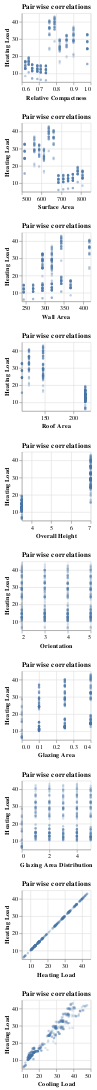

This figure's notebook cell:
### Code cell
# pairwsie scatter plots

scatters1 = alt.Chart(train_df,
                    title = 'Pairwise correlations').mark_point(opacity = 0.2,
                                       size = 5).encode(
    alt.X (alt.repeat("row"),
           type = 'quantitative',
           scale = alt.Scale(zero = False)),
    alt.Y('Heating Load',
          scale = alt.Scale(zero = False))
).properties(
    width = 120,
    height =120
).repeat(
    row = column_list
)
# Show the plot
scatters1

### Figure 1 — Vega-Lite specification as saved in the notebook (floating-point values rounded to 4 significant figures; data arrays with more than 128 entries replaced by an {"elided": "..."} marker saying what was removed)
{"$schema": "https://vega.github.io/schema/vega-lite/v4.17.0.json", "config": {"view": {"continuousHeight": 300, "continuousWidth": 400}}, "datasets": {"data-6f853e7087029a474ca9fa67d7e519bb": {"elided": "537 records"}}, "repeat": {"row": ["Relative Compactness", "Surface Area", "Wall Area", "Roof Area", "Overall Height", "Orientation", "Glazing Area", "Glazing Area Distribution", "Heating Load", "Cooling Load"]}, "spec": {"data": {"name": "data-6f853e7087029a474ca9fa67d7e519bb"}, "encoding": {"x": {"field": {"repeat": "row"}, "scale": {"zero": false}, "type": "quantitative"}, "y": {"field": "Heating Load", "scale": {"zero": false}, "type": "quantitative"}}, "height": 120, "mark": {"opacity": 0.2, "size": 5, "type": "point"}, "title": "Pairwise correlations", "width": 120}}
